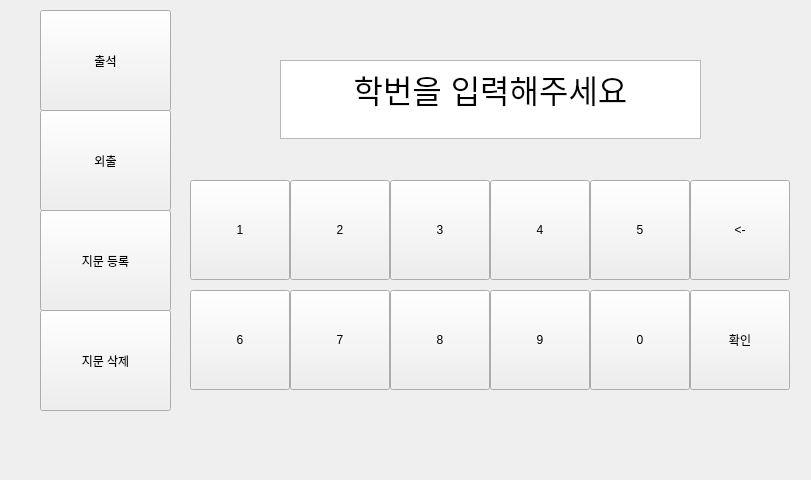
<?xml version="1.0" encoding="UTF-8"?>
<ui version="4.0">
 <class>MainWindow</class>
 <widget class="QMainWindow" name="MainWindow">
  <property name="geometry">
   <rect>
    <x>0</x>
    <y>0</y>
    <width>811</width>
    <height>480</height>
   </rect>
  </property>
  <property name="windowTitle">
   <string>MainWindow</string>
  </property>
  <widget class="QWidget" name="centralwidget">
   <widget class="QPushButton" name="fingerprint_button">
    <property name="geometry">
     <rect>
      <x>40</x>
      <y>10</y>
      <width>131</width>
      <height>101</height>
     </rect>
    </property>
    <property name="text">
     <string>출석</string>
    </property>
   </widget>
   <widget class="QPushButton" name="outing_button">
    <property name="geometry">
     <rect>
      <x>40</x>
      <y>110</y>
      <width>131</width>
      <height>101</height>
     </rect>
    </property>
    <property name="text">
     <string>외출</string>
    </property>
   </widget>
   <widget class="QPushButton" name="new_fingerprint_button">
    <property name="geometry">
     <rect>
      <x>40</x>
      <y>210</y>
      <width>131</width>
      <height>101</height>
     </rect>
    </property>
    <property name="text">
     <string>지문 등록</string>
    </property>
   </widget>
   <widget class="QPushButton" name="delete_fingerprint_button">
    <property name="geometry">
     <rect>
      <x>40</x>
      <y>310</y>
      <width>131</width>
      <height>101</height>
     </rect>
    </property>
    <property name="text">
     <string>지문 삭제</string>
    </property>
   </widget>
   <widget class="QStackedWidget" name="pages">
    <property name="geometry">
     <rect>
      <x>180</x>
      <y>10</y>
      <width>611</width>
      <height>391</height>
     </rect>
    </property>
    <property name="currentIndex">
     <number>3</number>
    </property>
    <widget class="QWidget" name="fingerprint_page">
     <widget class="QRadioButton" name="radioButton">
      <property name="geometry">
       <rect>
        <x>380</x>
        <y>170</y>
        <width>100</width>
        <height>20</height>
       </rect>
      </property>
      <property name="text">
       <string>등교</string>
      </property>
     </widget>
     <widget class="QRadioButton" name="radioButton_2">
      <property name="geometry">
       <rect>
        <x>160</x>
        <y>170</y>
        <width>100</width>
        <height>20</height>
       </rect>
      </property>
      <property name="text">
       <string>하교</string>
      </property>
     </widget>
     <widget class="QTextBrowser" name="textBrowser">
      <property name="geometry">
       <rect>
        <x>70</x>
        <y>230</y>
        <width>471</width>
        <height>41</height>
       </rect>
      </property>
      <property name="html">
       <string>&lt;!DOCTYPE HTML PUBLIC &quot;-//W3C//DTD HTML 4.0//EN&quot; &quot;http://www.w3.org/TR/REC-html40/strict.dtd&quot;&gt;
&lt;html&gt;&lt;head&gt;&lt;meta name=&quot;qrichtext&quot; content=&quot;1&quot; /&gt;&lt;style type=&quot;text/css&quot;&gt;
p, li { white-space: pre-wrap; }
&lt;/style&gt;&lt;/head&gt;&lt;body style=&quot; font-family:'.AppleSystemUIFont'; font-size:13pt; font-weight:400; font-style:normal;&quot;&gt;
&lt;p align=&quot;center&quot; style=&quot; margin-top:0px; margin-bottom:0px; margin-left:0px; margin-right:0px; -qt-block-indent:0; text-indent:0px;&quot;&gt;&lt;span style=&quot; font-size:24pt;&quot;&gt;지문을 인식해 주세요&lt;/span&gt;&lt;/p&gt;&lt;/body&gt;&lt;/html&gt;</string>
      </property>
     </widget>
     <widget class="QTextEdit" name="textEdit">
      <property name="geometry">
       <rect>
        <x>100</x>
        <y>290</y>
        <width>421</width>
        <height>79</height>
       </rect>
      </property>
     </widget>
     <widget class="QTextEdit" name="time">
      <property name="geometry">
       <rect>
        <x>40</x>
        <y>30</y>
        <width>520</width>
        <height>101</height>
       </rect>
      </property>
     </widget>
    </widget>
    <widget class="QWidget" name="outing_page">
     <widget class="QRadioButton" name="radioButton_3">
      <property name="geometry">
       <rect>
        <x>120</x>
        <y>170</y>
        <width>100</width>
        <height>20</height>
       </rect>
      </property>
      <property name="text">
       <string>식사 </string>
      </property>
     </widget>
     <widget class="QRadioButton" name="radioButton_4">
      <property name="geometry">
       <rect>
        <x>270</x>
        <y>170</y>
        <width>100</width>
        <height>20</height>
       </rect>
      </property>
      <property name="text">
       <string>도서관</string>
      </property>
     </widget>
     <widget class="QRadioButton" name="radioButton_5">
      <property name="geometry">
       <rect>
        <x>420</x>
        <y>170</y>
        <width>100</width>
        <height>20</height>
       </rect>
      </property>
      <property name="text">
       <string>기타</string>
      </property>
     </widget>
     <widget class="QTextBrowser" name="textBrowser_2">
      <property name="geometry">
       <rect>
        <x>70</x>
        <y>230</y>
        <width>471</width>
        <height>41</height>
       </rect>
      </property>
      <property name="html">
       <string>&lt;!DOCTYPE HTML PUBLIC &quot;-//W3C//DTD HTML 4.0//EN&quot; &quot;http://www.w3.org/TR/REC-html40/strict.dtd&quot;&gt;
&lt;html&gt;&lt;head&gt;&lt;meta name=&quot;qrichtext&quot; content=&quot;1&quot; /&gt;&lt;style type=&quot;text/css&quot;&gt;
p, li { white-space: pre-wrap; }
&lt;/style&gt;&lt;/head&gt;&lt;body style=&quot; font-family:'.AppleSystemUIFont'; font-size:13pt; font-weight:400; font-style:normal;&quot;&gt;
&lt;p align=&quot;center&quot; style=&quot; margin-top:0px; margin-bottom:0px; margin-left:0px; margin-right:0px; -qt-block-indent:0; text-indent:0px;&quot;&gt;&lt;span style=&quot; font-size:24pt;&quot;&gt;지문을 인식해 주세요&lt;/span&gt;&lt;/p&gt;&lt;/body&gt;&lt;/html&gt;</string>
      </property>
     </widget>
     <widget class="QTextEdit" name="textEdit_2">
      <property name="geometry">
       <rect>
        <x>100</x>
        <y>290</y>
        <width>421</width>
        <height>79</height>
       </rect>
      </property>
     </widget>
     <widget class="QTextEdit" name="textEdit_9">
      <property name="geometry">
       <rect>
        <x>40</x>
        <y>30</y>
        <width>520</width>
        <height>101</height>
       </rect>
      </property>
     </widget>
    </widget>
    <widget class="QWidget" name="new_fingerprint_page">
     <widget class="QTextEdit" name="textEdit_3">
      <property name="geometry">
       <rect>
        <x>100</x>
        <y>50</y>
        <width>421</width>
        <height>79</height>
       </rect>
      </property>
      <property name="html">
       <string>&lt;!DOCTYPE HTML PUBLIC &quot;-//W3C//DTD HTML 4.0//EN&quot; &quot;http://www.w3.org/TR/REC-html40/strict.dtd&quot;&gt;
&lt;html&gt;&lt;head&gt;&lt;meta name=&quot;qrichtext&quot; content=&quot;1&quot; /&gt;&lt;style type=&quot;text/css&quot;&gt;
p, li { white-space: pre-wrap; }
&lt;/style&gt;&lt;/head&gt;&lt;body style=&quot; font-family:'.AppleSystemUIFont'; font-size:13pt; font-weight:400; font-style:normal;&quot;&gt;
&lt;p align=&quot;center&quot; style=&quot; margin-top:0px; margin-bottom:0px; margin-left:0px; margin-right:0px; -qt-block-indent:0; text-indent:0px;&quot;&gt;&lt;span style=&quot; font-size:24pt;&quot;&gt;학번을 입력해주세요&lt;/span&gt;&lt;/p&gt;&lt;/body&gt;&lt;/html&gt;</string>
      </property>
     </widget>
     <widget class="QPushButton" name="pushButton_5">
      <property name="geometry">
       <rect>
        <x>10</x>
        <y>170</y>
        <width>100</width>
        <height>100</height>
       </rect>
      </property>
      <property name="text">
       <string>1</string>
      </property>
     </widget>
     <widget class="QPushButton" name="pushButton_6">
      <property name="geometry">
       <rect>
        <x>110</x>
        <y>170</y>
        <width>100</width>
        <height>100</height>
       </rect>
      </property>
      <property name="text">
       <string>2</string>
      </property>
     </widget>
     <widget class="QPushButton" name="pushButton_7">
      <property name="geometry">
       <rect>
        <x>210</x>
        <y>170</y>
        <width>100</width>
        <height>100</height>
       </rect>
      </property>
      <property name="text">
       <string>3</string>
      </property>
     </widget>
     <widget class="QPushButton" name="pushButton_8">
      <property name="geometry">
       <rect>
        <x>310</x>
        <y>170</y>
        <width>100</width>
        <height>100</height>
       </rect>
      </property>
      <property name="text">
       <string>4</string>
      </property>
     </widget>
     <widget class="QPushButton" name="pushButton_9">
      <property name="geometry">
       <rect>
        <x>410</x>
        <y>170</y>
        <width>100</width>
        <height>100</height>
       </rect>
      </property>
      <property name="text">
       <string>5</string>
      </property>
     </widget>
     <widget class="QPushButton" name="pushButton_10">
      <property name="geometry">
       <rect>
        <x>510</x>
        <y>170</y>
        <width>100</width>
        <height>100</height>
       </rect>
      </property>
      <property name="text">
       <string>&lt;-</string>
      </property>
     </widget>
     <widget class="QPushButton" name="pushButton_11">
      <property name="geometry">
       <rect>
        <x>10</x>
        <y>280</y>
        <width>100</width>
        <height>100</height>
       </rect>
      </property>
      <property name="text">
       <string>6</string>
      </property>
     </widget>
     <widget class="QPushButton" name="pushButton_12">
      <property name="geometry">
       <rect>
        <x>110</x>
        <y>280</y>
        <width>100</width>
        <height>100</height>
       </rect>
      </property>
      <property name="text">
       <string>7</string>
      </property>
     </widget>
     <widget class="QPushButton" name="pushButton_13">
      <property name="geometry">
       <rect>
        <x>210</x>
        <y>280</y>
        <width>100</width>
        <height>100</height>
       </rect>
      </property>
      <property name="text">
       <string>8</string>
      </property>
     </widget>
     <widget class="QPushButton" name="pushButton_14">
      <property name="geometry">
       <rect>
        <x>310</x>
        <y>280</y>
        <width>100</width>
        <height>100</height>
       </rect>
      </property>
      <property name="text">
       <string>9</string>
      </property>
     </widget>
     <widget class="QPushButton" name="pushButton_15">
      <property name="geometry">
       <rect>
        <x>410</x>
        <y>280</y>
        <width>100</width>
        <height>100</height>
       </rect>
      </property>
      <property name="text">
       <string>0</string>
      </property>
     </widget>
     <widget class="QPushButton" name="pushButton_16">
      <property name="geometry">
       <rect>
        <x>510</x>
        <y>280</y>
        <width>100</width>
        <height>100</height>
       </rect>
      </property>
      <property name="text">
       <string>확인</string>
      </property>
     </widget>
    </widget>
    <widget class="QWidget" name="delete_fingerprint_page">
     <widget class="QTextEdit" name="textEdit_7">
      <property name="geometry">
       <rect>
        <x>100</x>
        <y>50</y>
        <width>421</width>
        <height>79</height>
       </rect>
      </property>
      <property name="html">
       <string>&lt;!DOCTYPE HTML PUBLIC &quot;-//W3C//DTD HTML 4.0//EN&quot; &quot;http://www.w3.org/TR/REC-html40/strict.dtd&quot;&gt;
&lt;html&gt;&lt;head&gt;&lt;meta name=&quot;qrichtext&quot; content=&quot;1&quot; /&gt;&lt;style type=&quot;text/css&quot;&gt;
p, li { white-space: pre-wrap; }
&lt;/style&gt;&lt;/head&gt;&lt;body style=&quot; font-family:'.AppleSystemUIFont'; font-size:13pt; font-weight:400; font-style:normal;&quot;&gt;
&lt;p align=&quot;center&quot; style=&quot; margin-top:0px; margin-bottom:0px; margin-left:0px; margin-right:0px; -qt-block-indent:0; text-indent:0px;&quot;&gt;&lt;span style=&quot; font-size:24pt;&quot;&gt;학번을 입력해주세요&lt;/span&gt;&lt;/p&gt;&lt;/body&gt;&lt;/html&gt;</string>
      </property>
     </widget>
     <widget class="QPushButton" name="pushButton_29">
      <property name="geometry">
       <rect>
        <x>10</x>
        <y>170</y>
        <width>100</width>
        <height>100</height>
       </rect>
      </property>
      <property name="text">
       <string>1</string>
      </property>
     </widget>
     <widget class="QPushButton" name="pushButton_30">
      <property name="geometry">
       <rect>
        <x>110</x>
        <y>170</y>
        <width>100</width>
        <height>100</height>
       </rect>
      </property>
      <property name="text">
       <string>2</string>
      </property>
     </widget>
     <widget class="QPushButton" name="pushButton_31">
      <property name="geometry">
       <rect>
        <x>210</x>
        <y>170</y>
        <width>100</width>
        <height>100</height>
       </rect>
      </property>
      <property name="text">
       <string>3</string>
      </property>
     </widget>
     <widget class="QPushButton" name="pushButton_32">
      <property name="geometry">
       <rect>
        <x>310</x>
        <y>170</y>
        <width>100</width>
        <height>100</height>
       </rect>
      </property>
      <property name="text">
       <string>4</string>
      </property>
     </widget>
     <widget class="QPushButton" name="pushButton_33">
      <property name="geometry">
       <rect>
        <x>410</x>
        <y>170</y>
        <width>100</width>
        <height>100</height>
       </rect>
      </property>
      <property name="text">
       <string>5</string>
      </property>
     </widget>
     <widget class="QPushButton" name="pushButton_34">
      <property name="geometry">
       <rect>
        <x>510</x>
        <y>170</y>
        <width>100</width>
        <height>100</height>
       </rect>
      </property>
      <property name="text">
       <string>&lt;-</string>
      </property>
     </widget>
     <widget class="QPushButton" name="pushButton_35">
      <property name="geometry">
       <rect>
        <x>10</x>
        <y>280</y>
        <width>100</width>
        <height>100</height>
       </rect>
      </property>
      <property name="text">
       <string>6</string>
      </property>
     </widget>
     <widget class="QPushButton" name="pushButton_36">
      <property name="geometry">
       <rect>
        <x>110</x>
        <y>280</y>
        <width>100</width>
        <height>100</height>
       </rect>
      </property>
      <property name="text">
       <string>7</string>
      </property>
     </widget>
     <widget class="QPushButton" name="pushButton_37">
      <property name="geometry">
       <rect>
        <x>210</x>
        <y>280</y>
        <width>100</width>
        <height>100</height>
       </rect>
      </property>
      <property name="text">
       <string>8</string>
      </property>
     </widget>
     <widget class="QPushButton" name="pushButton_38">
      <property name="geometry">
       <rect>
        <x>310</x>
        <y>280</y>
        <width>100</width>
        <height>100</height>
       </rect>
      </property>
      <property name="text">
       <string>9</string>
      </property>
     </widget>
     <widget class="QPushButton" name="pushButton_39">
      <property name="geometry">
       <rect>
        <x>410</x>
        <y>280</y>
        <width>100</width>
        <height>100</height>
       </rect>
      </property>
      <property name="text">
       <string>0</string>
      </property>
     </widget>
     <widget class="QPushButton" name="pushButton_40">
      <property name="geometry">
       <rect>
        <x>510</x>
        <y>280</y>
        <width>100</width>
        <height>100</height>
       </rect>
      </property>
      <property name="text">
       <string>확인</string>
      </property>
     </widget>
    </widget>
   </widget>
  </widget>
 </widget>
 <resources/>
 <connections/>
</ui>
